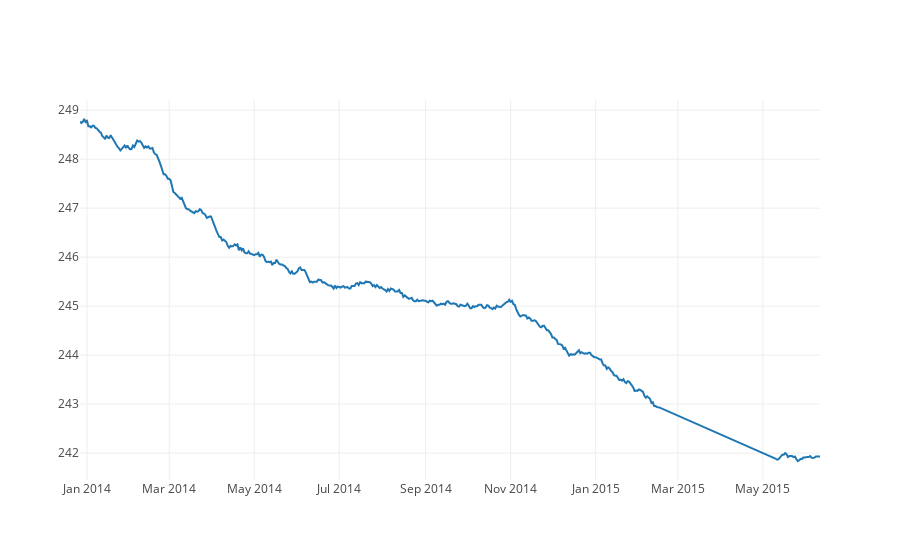

Notebook code for this chart:
### Code cell
_part = df_ganja[df_ganja.State == 'California']
ply.offline.iplot(go.Figure([go.Scatter(x = _part.date_processed, y = _part.HighQ)]), validate=False)

### Figure 1 — Plotly figure (JSON) as saved in the notebook; plotly's stock layout.template omitted (floating-point values rounded to 4 significant figures; data arrays with more than 128 entries replaced by an {"elided": "..."} marker saying what was removed)
{"data": [{"type": "scatter", "uid": "7dc9cd62-6173-402d-a02b-83b3a0d70cf4", "x": {"elided": "449 str values"}, "y": {"elided": "449 float values"}}], "layout": {"autosize": true, "xaxis": {"autorange": true, "range": ["2013-12-27", "2015-06-11"], "type": "date"}, "yaxis": {"autorange": true, "range": [241.5, 249.2], "type": "linear"}}}
